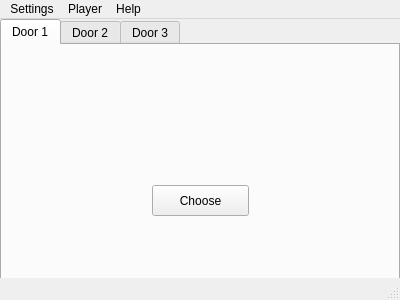
<?xml version="1.0" encoding="UTF-8"?>
<ui version="4.0">
 <class>Doors</class>
 <widget class="QMainWindow" name="Doors">
  <property name="geometry">
   <rect>
    <x>0</x>
    <y>0</y>
    <width>400</width>
    <height>300</height>
   </rect>
  </property>
  <property name="minimumSize">
   <size>
    <width>400</width>
    <height>300</height>
   </size>
  </property>
  <property name="maximumSize">
   <size>
    <width>400</width>
    <height>300</height>
   </size>
  </property>
  <property name="windowTitle">
   <string>MainWindow</string>
  </property>
  <widget class="QWidget" name="centralwidget">
   <widget class="QTabWidget" name="tabWidget">
    <property name="geometry">
     <rect>
      <x>0</x>
      <y>0</y>
      <width>400</width>
      <height>300</height>
     </rect>
    </property>
    <property name="minimumSize">
     <size>
      <width>400</width>
      <height>300</height>
     </size>
    </property>
    <property name="maximumSize">
     <size>
      <width>400</width>
      <height>300</height>
     </size>
    </property>
    <property name="currentIndex">
     <number>0</number>
    </property>
    <property name="iconSize">
     <size>
      <width>16</width>
      <height>16</height>
     </size>
    </property>
    <widget class="QWidget" name="door_1">
     <attribute name="title">
      <string>Door 1</string>
     </attribute>
     <widget class="QPushButton" name="chooseButton_1">
      <property name="geometry">
       <rect>
        <x>150</x>
        <y>140</y>
        <width>97</width>
        <height>31</height>
       </rect>
      </property>
      <property name="text">
       <string>Choose</string>
      </property>
     </widget>
    </widget>
    <widget class="QWidget" name="door_2">
     <attribute name="title">
      <string>Door 2</string>
     </attribute>
     <widget class="QPushButton" name="chooseButton_2">
      <property name="geometry">
       <rect>
        <x>150</x>
        <y>140</y>
        <width>97</width>
        <height>31</height>
       </rect>
      </property>
      <property name="text">
       <string>Choose</string>
      </property>
     </widget>
    </widget>
    <widget class="QWidget" name="door_3">
     <attribute name="title">
      <string>Door 3</string>
     </attribute>
     <widget class="QPushButton" name="chooseButton_3">
      <property name="geometry">
       <rect>
        <x>150</x>
        <y>140</y>
        <width>97</width>
        <height>31</height>
       </rect>
      </property>
      <property name="text">
       <string>Choose</string>
      </property>
     </widget>
    </widget>
   </widget>
  </widget>
  <widget class="QMenuBar" name="menubar">
   <property name="geometry">
    <rect>
     <x>0</x>
     <y>0</y>
     <width>400</width>
     <height>19</height>
    </rect>
   </property>
   <widget class="QMenu" name="menuSettings">
    <property name="title">
     <string>Settings</string>
    </property>
    <addaction name="actionNew"/>
    <addaction name="actionLoad"/>
    <addaction name="actionSave"/>
    <addaction name="actionSave_and_Quit"/>
   </widget>
   <widget class="QMenu" name="menuHelp">
    <property name="title">
     <string>Help</string>
    </property>
    <addaction name="actionAbout"/>
   </widget>
   <widget class="QMenu" name="menuPlayer">
    <property name="title">
     <string>Player</string>
    </property>
    <addaction name="actionAbilities"/>
    <addaction name="actionStats"/>
    <addaction name="actionInventory"/>
    <addaction name="actionSave_2"/>
   </widget>
   <addaction name="menuSettings"/>
   <addaction name="menuPlayer"/>
   <addaction name="menuHelp"/>
  </widget>
  <widget class="QStatusBar" name="statusbar"/>
  <action name="actionNew">
   <property name="text">
    <string>New</string>
   </property>
  </action>
  <action name="actionLoad">
   <property name="text">
    <string>Load</string>
   </property>
  </action>
  <action name="actionSave">
   <property name="text">
    <string>Save</string>
   </property>
  </action>
  <action name="actionSave_and_Quit">
   <property name="text">
    <string>Quit</string>
   </property>
  </action>
  <action name="actionAbout">
   <property name="text">
    <string>About</string>
   </property>
  </action>
  <action name="actionInventory">
   <property name="text">
    <string>Inventory</string>
   </property>
  </action>
  <action name="actionStats">
   <property name="text">
    <string>Attributes</string>
   </property>
  </action>
  <action name="actionSave_2">
   <property name="text">
    <string>Save</string>
   </property>
  </action>
  <action name="actionAbilities">
   <property name="text">
    <string>Abilities</string>
   </property>
  </action>
 </widget>
 <resources/>
 <connections/>
</ui>
